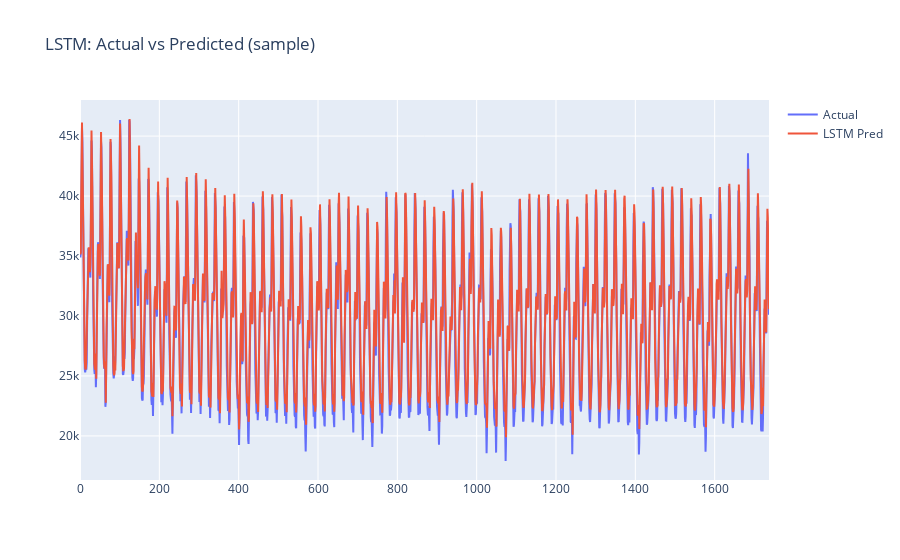

The cell this chart's notebook holds for it:
### Code cell
try:
    import tensorflow as tf
    from tensorflow.keras.models import Sequential
    from tensorflow.keras.layers import LSTM,Dense,Dropout
    model=Sequential([LSTM(64,input_shape=(X_train_s.shape[1],1)),Dense(32,activation='relu'),Dense(1)])
    model.compile(optimizer='adam',loss='mse')
    model.fit(X_train_s,y_train_s,epochs=20,batch_size=32,verbose=1)
    pred_s=model.predict(X_test_s).flatten()
    pred_inv=scaler.inverse_transform(pred_s.reshape(-1,1)).flatten()
    true_inv=scaler.inverse_transform(y_test_s.reshape(-1,1)).flatten()
    print('LSTM RMSE:',mean_squared_error(true_inv,pred_inv))
    print('LSTM MAE:',mean_absolute_error(true_inv,pred_inv))
    fig=go.Figure()
    fig.add_trace(go.Scatter(y=true_inv,name='Actual'))
    fig.add_trace(go.Scatter(y=pred_inv,name='LSTM Pred'))
    fig.update_layout(title='LSTM: Actual vs Predicted (sample)')
    fig.show()
except Exception as e:
    print('TensorFlow/Keras not available or failed to train LSTM:',e)
    print('Install TensorFlow with: pip install tensorflow')

### Figure 1 — Plotly figure (JSON) as saved in the notebook; plotly's stock layout.template omitted (floating-point values rounded to 4 significant figures; data arrays with more than 128 entries replaced by an {"elided": "..."} marker saying what was removed)
{"data": [{"name": "Actual", "type": "scatter", "y": {"elided": "1738 float values"}}, {"name": "LSTM Pred", "type": "scatter", "y": {"elided": "1738 float values"}}], "layout": {"title": {"text": "LSTM: Actual vs Predicted (sample)"}}}
